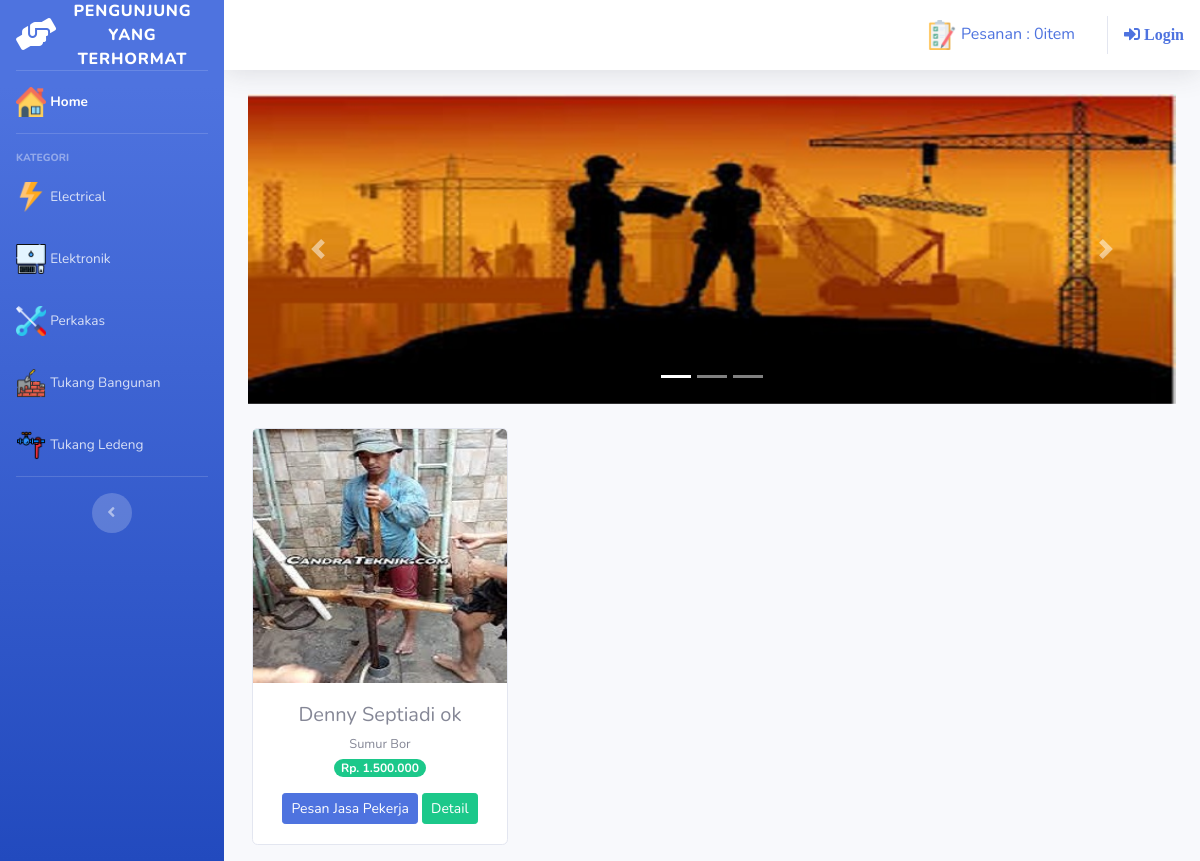
Page /index.php/kategori/tukang_ledeng on the committed database.
### tables this page shows
CREATE TABLE `tb_jasa` (
  `id_tkg` int(11) NOT NULL,
  `nama_tkg` varchar(60) NOT NULL,
  `tempat_lahir` varchar(128) NOT NULL,
  `tanggal_lahir` date NOT NULL,
  `alamat` varchar(225) DEFAULT NULL,
  `no_telp` varchar(13) DEFAULT NULL,
  `agama` varchar(15) DEFAULT NULL,
  `jk` enum('L','P') DEFAULT NULL,
  `pendidikan` varchar(15) DEFAULT NULL,
  `keahlian` varchar(60) NOT NULL,
  `kategori` varchar(60) NOT NULL,
  `harga_tkg` int(11) NOT NULL,
  `bayaran` varchar(60) NOT NULL,
  `gambar` text NOT NULL,
  `no_ktp` text,
  `email` varchar(128) DEFAULT NULL,
  `sertifikat` text NOT NULL,
  `status` varchar(128) NOT NULL
);

### application/controllers/Kategori.php (called while the page is built, shortened)
<?php
class Kategori extends CI_Controller
{
	public function tukang_ledeng()
	{
		$data['ledeng'] = $this->Model_kategori->data_ledeng()->result();
		$this->load->view('templates/Header');
		$this->load->view('templates/Sidebar_wel');
		$this->load->view('Ledeng', $data);
		$this->load->view('templates/Footer');
	}
}

### index.php (called while the page is built, shortened)
<?php
require_once BASEPATH.'core/CodeIgniter.php';

### application/models/Model_kategori.php (called while the page is built, shortened)
<?php
class Model_kategori extends CI_Model
{
	public function data_ledeng()
	{
		return $this->db->get_where("tb_jasa", array('kategori' => 'tukang ledeng'));
	}
}

### application/views/Ledeng.php (the view, shortened to what this page needs)
<div class="container-fluid">
    <div id="carouselExampleIndicators" class="carousel slide" data-ride="carousel">
        <ol class="carousel-indicators">
            <li data-target="#carouselExampleIndicators" data-slide-to="0" class="active"></li>
            <li data-target="#carouselExampleIndicators" data-slide-to="1"></li>
            <li data-target="#carouselExampleIndicators" data-slide-to="2"></li>
        </ol>
        <div class="carousel-inner">
            <div class="carousel-item active">
                 <img src="<?php echo base_url('assets\img\pekerja.jpg') ?>" class="d-block w-100" alt="...">
            </div>
        </div>
        <a class="carousel-control-prev" href="#carouselExampleIndicators" role="button" data-slide="prev">
            <span class="carousel-control-prev-icon" aria-hidden="true"></span>
        </a>
        <a class="carousel-control-next" href="#carouselExampleIndicators" role="button" data-slide="next">
            <span class="carousel-control-next-icon" aria-hidden="true"></span>
        </a>
    </div>
    <div class="row text-center mt-4">
        <?php foreach ($ledeng as $js) : ?>
            <div class="card ml-3 mb-3" style="width: 16rem;">
                <img src="<?php echo base_url() . '/uploads/' . $js->gambar ?>" class="card-img-top" alt="...">
                <div class="card-body">
                    <h5 class="card-title mb-1"><?php echo $js->nama_tkg ?></h5>
                    <small><?php echo $js->keahlian ?></small><br>
                    <span class="badge badge-pill badge-success mb-3">Rp. <?php echo number_format($js->harga_tkg, 0, ',', '.') ?></span>
                    <?php echo anchor('Dashboard/tambah_ke_pesan/' . $js->id_tkg, '<div class="btn btn-primary btn-sm">Pesan Jasa Pekerja</div>') ?>
                    <?php echo anchor('Dashboard/detailnya/' . $js->id_tkg, '<div class="btn btn-success btn-sm">Detail</div>')  ?>
                </div>
            </div>
        <?php endforeach; ?>
    </div>
</div>

### rows in the picture
tb_jasa: gambar (picture), nama_tkg "Denny Septiadi ok", keahlian "Sumur Bor", harga_tkg "1.500.000", id_tkg "Pesan Jasa Pekerja", id_tkg "Detail"

### other values in the picture
anchor('dashboard/detail_pesan', $keranjang) "Pesanan : 0item"
anchor('auth/login', '<i class="fas fa-sign-in-alt"> Login </i>') "Login"
